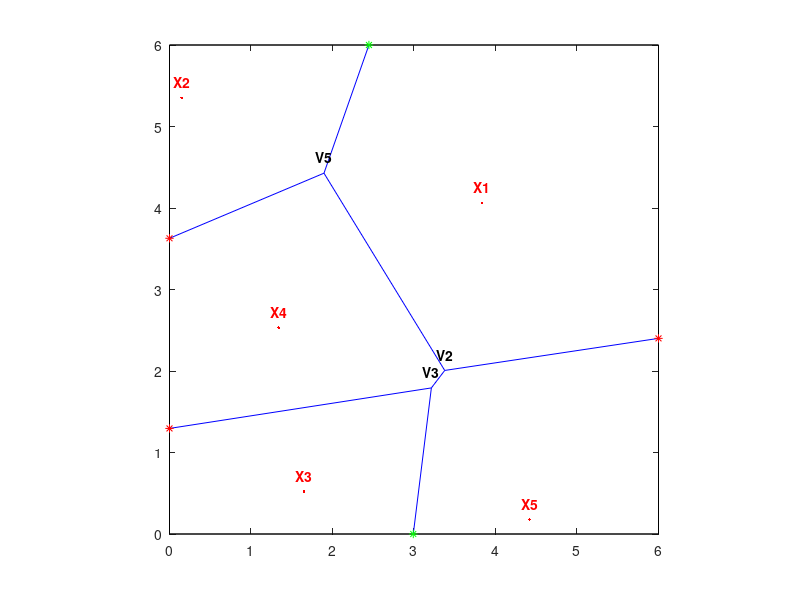

The MATLAB source for this figure: (Note: this script raises an error after producing the figure.)
seed = 42;
rng(seed);

X = [3.96;6.25];


size0 = 2;
size1 = 5;
size2 = 20;
c = 0;
d = 6;
data1 = c+d*rand(size1,size0);
data2 = c+d*rand(size2,size0);
data = [data1]';

% set color by distance order
N = size(data,2);
dis = zeros(N,1);
for i = 1:N
    dis(i) = norm(data(:,i)-[0;0]);
end
[out,idx] = sort(dis);

color = cell(N,1);
cn = 1;
step = 0.8/N;
for i = 1:N
    color{idx(i)} = [0,cn,0];
    cn = cn -step;
end  


figure()
[VX,VY] = voronoi(data(1,:),data(2,:));
h = plot(VX,VY,'-b',data(1,:),data(2,:),'.r');
rectangle('Position',[0,0,6,6]);
axis equal

xlim([0,6])
ylim([0,6])
[V,R] = voronoin(data');

% Assign labels to the points X.
nump = size(data',1);
plabels = arrayfun(@(n) {sprintf('X%d', n)}, (1:nump)');
hold on
Hpl = text(data(1,:), data(2,:)+0.2, plabels, 'color', 'r', ...
      'FontWeight', 'bold', 'HorizontalAlignment',...
      'center', 'BackgroundColor', 'none');
  
% Assign labels to the Voronoi vertices V.
% By convention the first vertex is at infinity.
numv = size(V,1);
vlabels = arrayfun(@(n) {sprintf('V%d', n)}, (2:numv)');
hold on
Hpl = text(V(2:end,1), V(2:end,2)+.2, vlabels, ...
      'FontWeight', 'bold', 'HorizontalAlignment',...
      'center', 'BackgroundColor', 'none');
hold off

VI = [];
i = 1;
hold on
for j=1:length(VX(1,:))
     m = (VY(2,j)-VY(1,j))/(VX(2,j)-VX(1,j));
     yEqn = @(x)m*(x-VX(1,j))+VY(1,j);
     for x=[0 6]
        % check for straddling of x
        if (VX(1,j)<=x && VX(2,j)>=x) || (VX(1,j)>=x && VX(2,j)<=x)
            y = yEqn(x);
            % if y is between 0 and 10, then point of intersection is on 
            % line x=0 or x=10
            if y>=0 && y<=6
                VI = [VI;[x,y]];
                i = i + 1;
                plot(x,y,'r*');
                % skip to next edge
                continue;
            end
        end
    end
    xEqn = @(y)(y-VY(1,j)+m*VX(1,j))/m;
    % for equations y=0 and y=10
    for y=[0 6]
     % check for straddling of y
        if (VY(1,j)<=y && VY(2,j)>=y) || (VY(1,j)>=y && VY(2,j)<=y)
            x = xEqn(y);
            % if x is between 0 and 10, then point of intersection is on 
            % line y=0 or y=10
            if x>=0 && x<=6
                VI = [VI;[x,y]];
                i = i + 1;
                plot(x,y,'g*');
                % skip to next edge
                continue;
            end
        end
    end
end
hold off


vxi = [V';ones(1,size(V,1))];
vi = [VI';ones(1,size(VI,1))];
vb = [0,0,6,6;0,6,6,0];
vb = [vb;ones(1,size(vb,2))];

[obj,Y1,Y2] = Newsvendor_PLD_cop_fix(data);
K = size(Y1,2);
N = size(data,2);

data = [data;ones(1,N)];


X = cell(size(data,2),1);
Y = cell(size(data,2),1);
Z1 = cell(size(data,2),1);
Z2 = cell(size(data,2),1);
for j = 1:size(data,2)
    x = [];
    y = [];
    z1 = [];
    z2 = [];
    for i = R{j}
        if i ~= 1
            if (V(i,1) >= 0) && (V(i,2) >= 0)  && (V(i,1) <= 6) && (V(i,2) <= 6)
                x = [x;V(i,1)];
                y = [y;V(i,2)];
                z = double(Y1{j})*vxi(:,i);
                z1 = [z1;z(1)];
                z2 = [z2;z(2)];
            end
        end
    end
    X{j} = x;
    Y{j} = y;
    Z1{j} = z1;
    Z2{j} = z2;
end

figure
hold on
p1 = [X{1};vi(1,3);vi(1,5);vb(1,1)];
p2 = [Y{1};vi(2,3);vi(2,5);vb(2,1)];
a = double(Y1{1}*vi(:,3));
b = double(Y1{1}*vi(:,5));
c = double(Y1{1}*vb(:,1));
p3 = [Z2{1};a(2);b(2);c(2)];
p = cell(size(p1,1),1);
for i = 1:size(p1,1)
    p{i} = [p1(i),p2(i),p3(i)];
end
perm = perms(p);  
for i = 1:size(perm,1)
    p1 = zeros(size(perm,2),1);
    p2 = zeros(size(perm,2),1);
    p3 = zeros(size(perm,2),1);
    for j = 1:size(perm,2)
        point = perm{i,j};
        p1(j) = point(1);
        p2(j) = point(2);
        p3(j) = point(3);
    end
    h = fill3(p1,p2,p3,color{1});
    set(h,'EdgeColor','none')
end
grid on;
xlabel("\xi_1")
ylabel("\xi_2")
zlabel("x_2({\bf \xi})")
zlim([0 7])


hold on
p1 = [X{2};vi(1,1);vi(1,3);vb(1,4)];
p2 = [Y{2};vi(2,1);vi(2,3);vb(2,4)];
a = double(Y1{2}*vi(:,1));
b = double(Y1{2}*vi(:,3));
c = double(Y1{2}*vb(:,4));
p3 = [Z2{2};a(2);b(2);c(2)];
p = cell(size(p1,1),1);
for i = 1:size(p1,1)
    p{i} = [p1(i),p2(i),p3(i)];
end
perm = perms(p);  
for i = 1:size(perm,1)
    p1 = zeros(size(perm,2),1);
    p2 = zeros(size(perm,2),1);
    p3 = zeros(size(perm,2),1);
    for j = 1:size(perm,2)
        point = perm{i,j};
        p1(j) = point(1);
        p2(j) = point(2);
        p3(j) = point(3);
    end
    h = fill3(p1,p2,p3,color{2});
    set(h,'EdgeColor','none')
end

hold on
p1 = [X{3};vi(1,2);vi(1,4);vb(1,3)];
p2 = [Y{3};vi(2,2);vi(2,4);vb(2,3)];
a = double(Y1{3}*vi(:,2));
b = double(Y1{3}*vi(:,4));
c = double(Y1{3}*vb(:,3));
p3 = [Z2{3};a(2);b(2);c(2)];
p = cell(size(p1,1),1);
for i = 1:size(p1,1)
    p{i} = [p1(i),p2(i),p3(i)];
end
perm = perms(p);  
for i = 1:size(perm,1)
    p1 = zeros(size(perm,2),1);
    p2 = zeros(size(perm,2),1);
    p3 = zeros(size(perm,2),1);
    for j = 1:size(perm,2)
        point = perm{i,j};
        p1(j) = point(1);
        p2(j) = point(2);
        p3(j) = point(3);
    end
    h = fill3(p1,p2,p3,color{3});
    set(h,'EdgeColor','none')
end

hold on
p1 = [X{4};vi(1,2);vi(1,1)];
p2 = [Y{4};vi(2,2);vi(2,1)];
a = double(Y1{4}*vi(:,2));
b = double(Y1{4}*vi(:,1));
p3 = [Z2{4};a(2);b(2)];
p = cell(size(p1,1),1);
for i = 1:size(p1,1)
    p{i} = [p1(i),p2(i),p3(i)];
end
perm = perms(p);  
for i = 1:size(perm,1)
    p1 = zeros(size(perm,2),1);
    p2 = zeros(size(perm,2),1);
    p3 = zeros(size(perm,2),1);
    for j = 1:size(perm,2)
        point = perm{i,j};
        p1(j) = point(1);
        p2(j) = point(2);
        p3(j) = point(3);
    end
    h = fill3(p1,p2,p3,color{4});
    set(h,'EdgeColor','none')
end

hold on
p1 = [X{5};vi(1,5);vi(1,4);vb(1,2)];
p2 = [Y{5};vi(2,5);vi(2,4);vb(2,2)];
a = double(Y1{5}*vi(:,5));
b = double(Y1{5}*vi(:,4));
c = double(Y1{5}*vb(:,2));
p3 = [Z2{5};a(2);b(2);c(2)];
p = cell(size(p1,1),1);
for i = 1:size(p1,1)
    p{i} = [p1(i),p2(i),p3(i)];
end
perm = perms(p);  
for i = 1:size(perm,1)
    p1 = zeros(size(perm,2),1);
    p2 = zeros(size(perm,2),1);
    p3 = zeros(size(perm,2),1);
    for j = 1:size(perm,2)
        point = perm{i,j};
        p1(j) = point(1);
        p2(j) = point(2);
        p3(j) = point(3);
    end
    h = fill3(p1,p2,p3,color{5});
    set(h,'EdgeColor','none')
end

